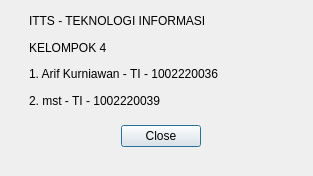
<?xml version="1.0" encoding="UTF-8"?>
<ui version="4.0">
 <class>Dialog</class>
 <widget class="QDialog" name="Dialog">
  <property name="geometry">
   <rect>
    <x>0</x>
    <y>0</y>
    <width>313</width>
    <height>176</height>
   </rect>
  </property>
  <property name="windowTitle">
   <string>About Creator</string>
  </property>
  <widget class="QDialogButtonBox" name="buttonBox">
   <property name="geometry">
    <rect>
     <x>30</x>
     <y>120</y>
     <width>261</width>
     <height>32</height>
    </rect>
   </property>
   <property name="orientation">
    <enum>Qt::Horizontal</enum>
   </property>
   <property name="standardButtons">
    <set>QDialogButtonBox::Close</set>
   </property>
   <property name="centerButtons">
    <bool>true</bool>
   </property>
  </widget>
  <widget class="QWidget" name="verticalLayoutWidget">
   <property name="geometry">
    <rect>
     <x>29</x>
     <y>10</y>
     <width>261</width>
     <height>101</height>
    </rect>
   </property>
   <layout class="QVBoxLayout" name="verticalLayout">
    <item>
     <widget class="QLabel" name="label">
      <property name="text">
       <string>ITTS - TEKNOLOGI INFORMASI</string>
      </property>
     </widget>
    </item>
    <item>
     <widget class="QLabel" name="label_4">
      <property name="text">
       <string>KELOMPOK 4</string>
      </property>
     </widget>
    </item>
    <item>
     <widget class="QLabel" name="label_2">
      <property name="text">
       <string>1. Arif Kurniawan - TI - 1002220036</string>
      </property>
     </widget>
    </item>
    <item>
     <widget class="QLabel" name="label_3">
      <property name="text">
       <string>2. mst - TI - 1002220039</string>
      </property>
     </widget>
    </item>
   </layout>
  </widget>
 </widget>
 <resources/>
 <connections>
  <connection>
   <sender>buttonBox</sender>
   <signal>accepted()</signal>
   <receiver>Dialog</receiver>
   <slot>accept()</slot>
   <hints>
    <hint type="sourcelabel">
     <x>248</x>
     <y>254</y>
    </hint>
    <hint type="destinationlabel">
     <x>157</x>
     <y>274</y>
    </hint>
   </hints>
  </connection>
  <connection>
   <sender>buttonBox</sender>
   <signal>rejected()</signal>
   <receiver>Dialog</receiver>
   <slot>close()</slot>
   <hints>
    <hint type="sourcelabel">
     <x>316</x>
     <y>260</y>
    </hint>
    <hint type="destinationlabel">
     <x>286</x>
     <y>274</y>
    </hint>
   </hints>
  </connection>
 </connections>
</ui>
